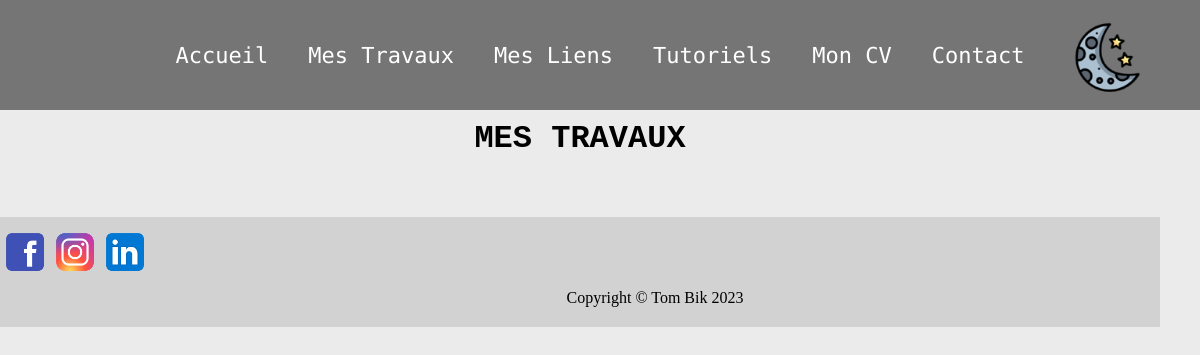
The app's page /?page=travaux, older data.
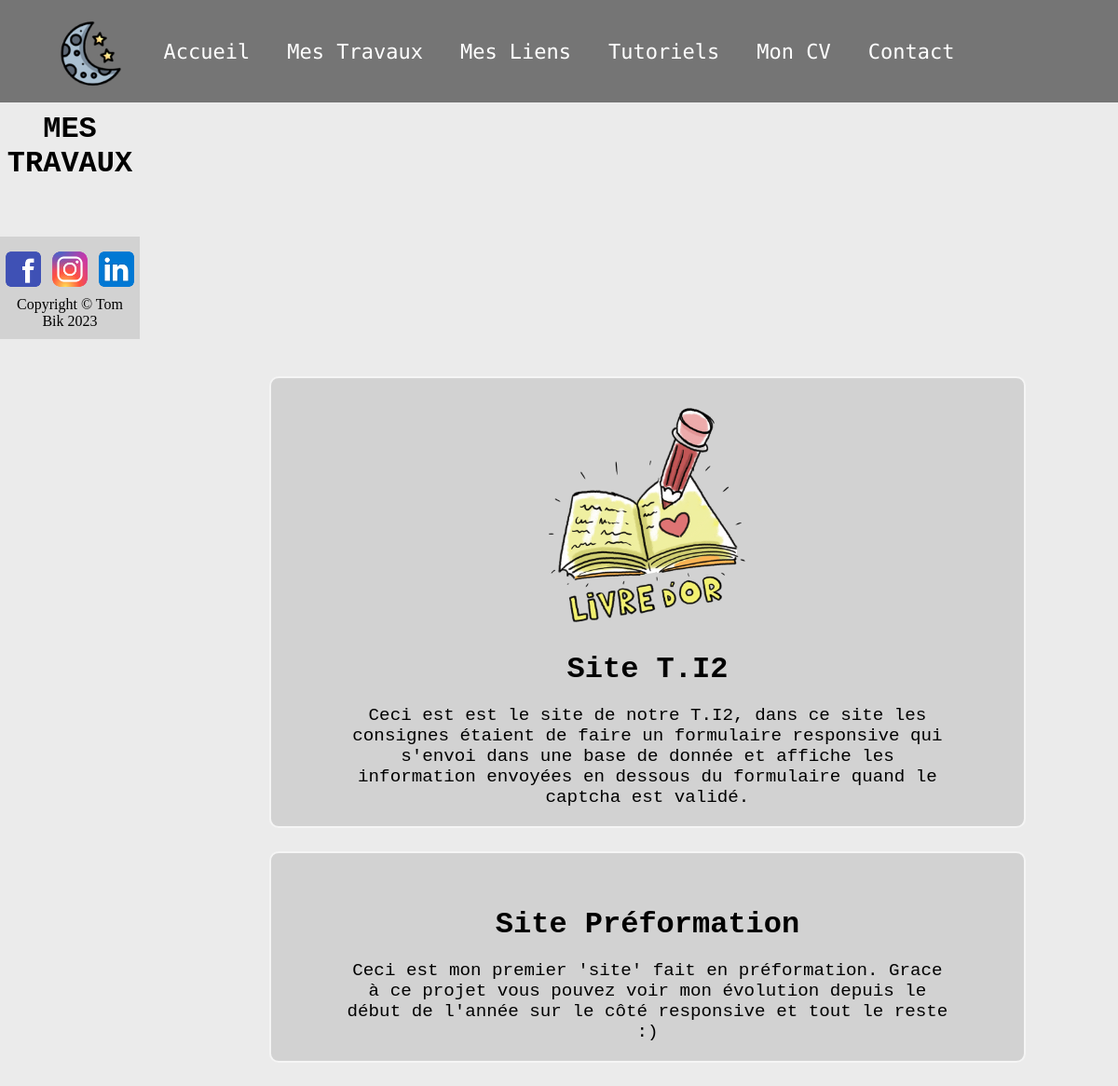
The same page, newer data.
### tables this page shows
CREATE TABLE IF NOT EXISTS `travaux` (
  `id` int(11) NOT NULL AUTO_INCREMENT,
  `titre` varchar(255) NOT NULL,
  `description` text NOT NULL,
  `image_url` varchar(255) NOT NULL,
  `url` varchar(255) NOT NULL,
  PRIMARY KEY (`id`)
);

### public/index.php (called while the page is built, shortened)
<?php
require_once "../model/travauxModel.php";
require_once "../controller/publicController.php";

### model/travauxModel.php (called while the page is built, shortened)
<?php
try{
    $dbconnect = mysqli_connect(DB_HOST,DB_LOGIN,DB_PWD,DB_NAME,DB_PORT);
    mysqli_set_charset($dbconnect,DB_CHARSET);
}catch(Exception $e){
    exit(utf8_encode($e->getMessage()));
}
$sqlLien = "SELECT `titre`, `description`, `image_url`, `url` FROM `travaux` ORDER BY `id` DESC; ";
try {
    $queryLien = mysqli_query($dbconnect, $sqlLien);
}catch(Exception $e){
    exit(utf8_encode($e->getMessage()));
}
$afficheTravaux = mysqli_fetch_all($queryLien,MYSQLI_ASSOC);

### view/mesTravaux.php (the view, shortened to what this page needs)
<!DOCTYPE html>
<html lang="en">
<head>
    <link rel="stylesheet" href="css/lien.css">
</head>
<body>
<div id="gridmenu">
    <?php
include 'include/menuDarkMode.php';
    ?>
<h3>MES TRAVAUX</h3>
<div id="lienGlobal">
<?php
foreach($afficheTravaux as $item):
?>
    <div class='liens'>
    <a href="<?=$item['url']?>" target="_blank"><img src="<?=$item['image_url']?>" width="250px" height="auto" alt=""></a>
        <h3><?=$item['titre']?> </h3>
        <p><?=$item['description']?></p>
    </div>
<?php
endforeach;
?>
</div>
    <?php
include 'include/footer.php'
    ?>
</div>
</body>
</html>

### controller/publicController.php (shortened to what this page needs)
<?php
if(isset($_GET['page'])){
    switch($_GET['page']){
        case 'travaux':
            include "../view/mesTravaux.php";
            break;
    }
}else{
    include_once "../view/homePage.php";
}

### view/include/menuDarkMode.php (shortened to what this page needs)
<nav>
<div class="menu">
    <ul>
    <li><a href="./">Accueil</a></li>
    <li><a href="?page=travaux">Mes Travaux</a></li>
    <li><a href="?page=lien">Mes Liens</a></li>
    <li><a href="?page=tuto">Tutoriels</a></li>
    <li><a href="?page=cv">Mon CV</a></li>
    <li><a href="?page=contact">Contact</a></li>
    </ul>
</div>
</nav>
<a href="#" id="mode-switch" class="dark-mode"></a>

### view/include/footer.php
<footer>
    <a href="https://www.google.com/?hl=fr" target="_blank"><img src="img/icons8-facebook-96.png" width="50px" height="50px" alt=""></a>
    <a href="https://www.google.com/?hl=fr" target="_blank"><img src="img/icons8-instagram-96.png" width="50px" height="50px" alt=""></a>
    <a href=""><img src="img/icons8-linkedin-96.png" width="50px" height="50px" alt=""></a>
    <p>Copyright &copy Tom Bik 2023</p>
</footer>

### public/css/lien.css (style rules this page uses)
#gridmenu { display: grid; gap: 20px; grid-template-columns: repeat(2, 1fr); grid-template-rows: 100px repeat(5, auto); grid-template-areas: "menuNav darkMode" "titre titre" "liens liens" "liens liens" "liens liens" "footer footer" ; }
body { margin: 0; background-color: rgb(235, 235, 235); }
#mode-switch { justify-self: right; align-self: center; width: 75px; height: 75px; background-size: contain; background-position: center; background-repeat: no-repeat; z-index: 100; transition: background-image 0.7s ease; margin-right: 15px; margin-top: 15px; }
#mode-switch.dark-mode { grid-area: darkMode; top: 20px; right: 30px; cursor: pointer; background-image: url('../img/moon_stars_night_midnight_sky_icon_194278.png'); }
.menu { position: fixed; text-align: center; top: 0; left: 0; width: 100%; height: 100%; background-color: rgba(0, 0, 0, 0.5); transform: translateX(-100%); transition: transform 1s ease-in-out; }
.menu ul { list-style: none; margin: 0; padding: 0; position: absolute; top: 50%; left: 50%; transform: translate(-50%, -50%); text-align: center; }
.menu ul li { margin: 20px 0; }
.menu ul li a { font-family: 'Roboto Mono', monospace; color: #fff; font-size: 24px; text-decoration: none; }
#lienGlobal { grid-area: liens; }
.liens { border-radius: 10px; border: 2px solid rgb(245, 245, 245); gap: 20px; margin: auto auto 25px auto; width: 80%; display: flex; flex-direction: column; flex-wrap: nowrap; align-items: center; background-color: rgb(210, 210, 210); }
.liens a { margin-top: 20px; }
.liens p { margin-bottom: 20px; text-align: center; font-family: 'Space Mono', monospace; font-size: larger; font-weight: 500; }
.liens a img { border-radius: 10px; }
h3 { text-align: center; font-family: 'Space Mono', monospace; font-size: xx-large; grid-area: titre; margin: auto; width: 90%; }
p { text-align: center; width: 80%; margin: auto; top: 0; }
footer { display: flex; flex-direction: row; flex-wrap: wrap; justify-content: center; grid-area: footer; width: 100%; margin: 0px auto; height: 100px; padding-top: 10px; background-color: rgb(210, 210, 210); }
footer p { color: black; font-family: 'Space Mono', serif; text-align: center; margin-bottom: 20px; }
.menu-toggle, a { cursor: pointer; }
@media screen and (min-width: 768px) { #gridmenu { display: grid; grid-template-columns: repeat(4, 1fr); grid-template-rows: 100px repeat(4, auto); grid-template-areas: "menuNav menuNav menuNav darkMode" "titre titre titre titre" "tomBik tomBik tomBik tomBik" "blockHome blockHome blockHome1 blockHome1" "footer footer footer footer" ; } }
@media screen and (min-width: 768px) { .menu { grid-area: menuNav; height: 110px; transform: none; } }
@media screen and (min-width: 768px) { .menu ul { margin: 0; padding: 0; display: flex; justify-content: center; align-items: center; width: 100%; } }
@media screen and (min-width: 768px) { .menu ul li { margin: 20px; } }
@media screen and (min-width: 768px) { .menu ul li a { font-size: 22px; } }
@media screen and (min-width: 768px) { #mode-switch { z-index: 0; } }
@media screen and (min-width: 768px) { #mode-switch.dark-mode { grid-area: darkMode; top: 17px; } }
@media screen and (min-width: 768px) { footer { position: static; } }

Row changes from the older to the newer data that the page shows:
added travaux: image_url (picture), titre "Site T.I2", description "Ceci est est le site de notre T.I2, dans ce site les consignes étaient de faire un formulaire responsive qui s'envoi dans une base de donnée et affiche les information envoyées en dessous du formulaire quand le captcha est validé."
added travaux: titre "Site Préformation", description "Ceci est mon premier 'site' fait en préformation. Grace à ce projet vous pouvez voir mon évolution depuis le début de l'année sur le côté responsive et tout le reste :)"
